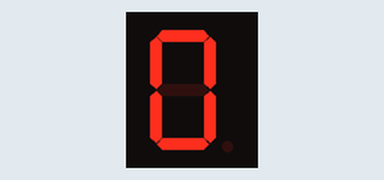
Simulated run of this program. Board: ESP8266 board running MicroPython. Parts: 1-digit seven-segment display. The segment pins are drawn as the display they are named for.

Above: at 0.1 s.
At 2.1 s:
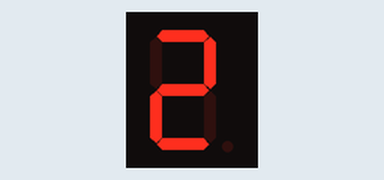
At 3.1 s:
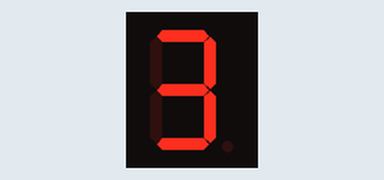
At 5.1 s:
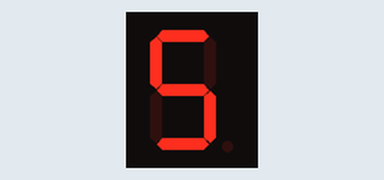
At 6.1 s:
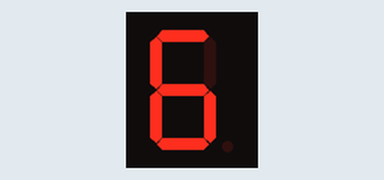
At 9.1 s:
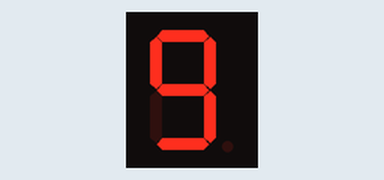

Measured:
- by itself, everything shown: repeats every 10.0 s, in 10 steps
- what the display in image 0 shows lasts 1.0 s, from 0.1 s to 1.1 s

The program:

02_contador_display7.py
```python
from machine import Pin
import time

# Define os pinos para os segmentos do display de 7 segmentos
a = Pin(0, Pin.OUT)  # a
b = Pin(1, Pin.OUT)  # b
c = Pin(2, Pin.OUT)  # c
d = Pin(3, Pin.OUT)  # d
e = Pin(4, Pin.OUT)  # e
f = Pin(5, Pin.OUT)  # f
g = Pin(14, Pin.OUT)  # g

# Mapeamento para exibir os dígitos de 0 a 9
digit_map = {
    0: [1, 1, 1, 1, 1, 1, 0],  # 0
    1: [0, 1, 1, 0, 0, 0, 0],  # 1
    2: [1, 1, 0, 1, 1, 0, 1],  # 2
    3: [1, 1, 1, 1, 0, 0, 1],  # 3
    4: [0, 1, 1, 0, 0, 1, 1],  # 4
    5: [1, 0, 1, 1, 0, 1, 1],  # 5
    6: [1, 0, 1, 1, 1, 1, 1],  # 6
    7: [1, 1, 1, 0, 0, 0, 0],  # 7
    8: [1, 1, 1, 1, 1, 1, 1],  # 8
    9: [1, 1, 1, 1, 0, 1, 1],  # 9
}

# Função para exibir um dígito no display
def display_digit(digit):
    for i, pin in enumerate([a, b, c, d, e, f, g]):
        pin.value(digit_map[digit][i])

# Loop principal
counter = 0

while True:
    # Exibe o dígito atual no display
    display_digit(counter % 10)

    # Incrementa o contador
    counter += 1

    # Aguarda 1 segundo antes de continuar
    time.sleep(1)
```
